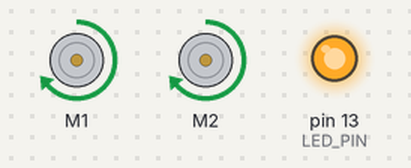
Bench run of a sketch on a simulated Arduino Uno, built with avr-gcc and run on an emulated ATmega328P. Shown: 2 × DC motor (green arrow = forward, orange = backward, longer = faster), output pins drawn as LEDs (lit = HIGH).

Above: at 0.5 s.
At 1.5 s:
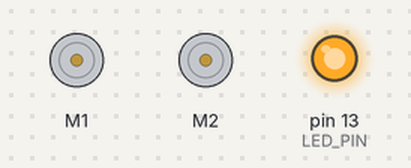
At 4.2 s:
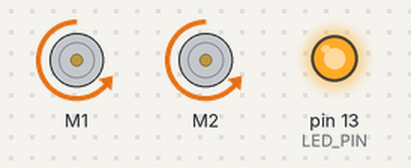
Timing chart, 0 to 7.6 s (numbered marks = the images above):
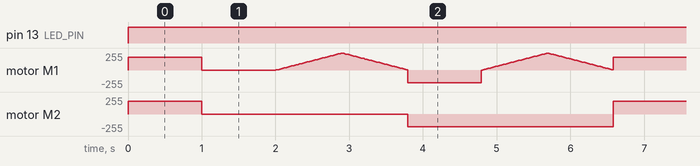

Measured:
- by itself, pin 13 (LED_PIN): LOW → HIGH at 0.00 s
- by itself, motor M1: moves between backward 191/255 and forward 253/255, repeating every 6.6 s
- by itself, motor M2: repeats every 6.6 s: stopped 2.8 s, backward 191/255 2.8 s, forward 191/255 1.0 s

The sketch:

arduino_zumo.ino
```cpp
/*
 * This example uses the ZumoMotors library to drive each motor on the Zumo
 * forward, then backward. The yellow user LED is on when a motor should be
 * running forward and off when a motor should be running backward. If a
 * motor on your Zumo has been flipped, you can correct its direction by
 * uncommenting the call to flipLeftMotor() or flipRightMotor() in the setup()
 * function.
 */

#include <Wire.h>
#include <ZumoShield.h>

#define LED_PIN 13

ZumoMotors motors;


const uint16_t motorSpeed = 300;

void setup() {
  pinMode(LED_PIN, OUTPUT);

  // uncomment one or both of the following lines if your motors' directions need to be flipped
  //motors.flipLeftMotor(true);
  //motors.flipRightMotor(true);

}

void loop() {
{
   // Move forward for two seconds

 digitalWrite(LED_PIN, HIGH);
  {
   motors.setSpeeds(motorSpeed, motorSpeed);
    delay(1000);

    // Stop and pause one seconds
    motors.setSpeeds(0, 0);
    delay(1000);
  }


// run left motor forward

  digitalWrite(LED_PIN, HIGH);

  for (int speed = 0; speed <= 400; speed++)
  {
    motors.setLeftSpeed(speed);
    delay(2);
    }

  for (int speed = 400; speed >= 0; speed--)
  {
    motors.setLeftSpeed(speed);
    delay(2);
  }


   // Move backwards two seconds
   digitalWrite(LED_PIN, HIGH);


   {
    motors.setSpeeds(-motorSpeed, -motorSpeed);
    delay(1000);


   }


 // run left motor forward

  digitalWrite(LED_PIN, HIGH);

  for (int speed = 0; speed <= 400; speed++)
  {

    motors.setLeftSpeed(speed);
    delay(2);
    }


  for (int speed = 400; speed >= 0; speed--)
  {
    motors.setLeftSpeed(speed);
    delay(2);
  }

   {


  // Stop
    motors.setSpeeds(0, 0);

}
}
}
```
